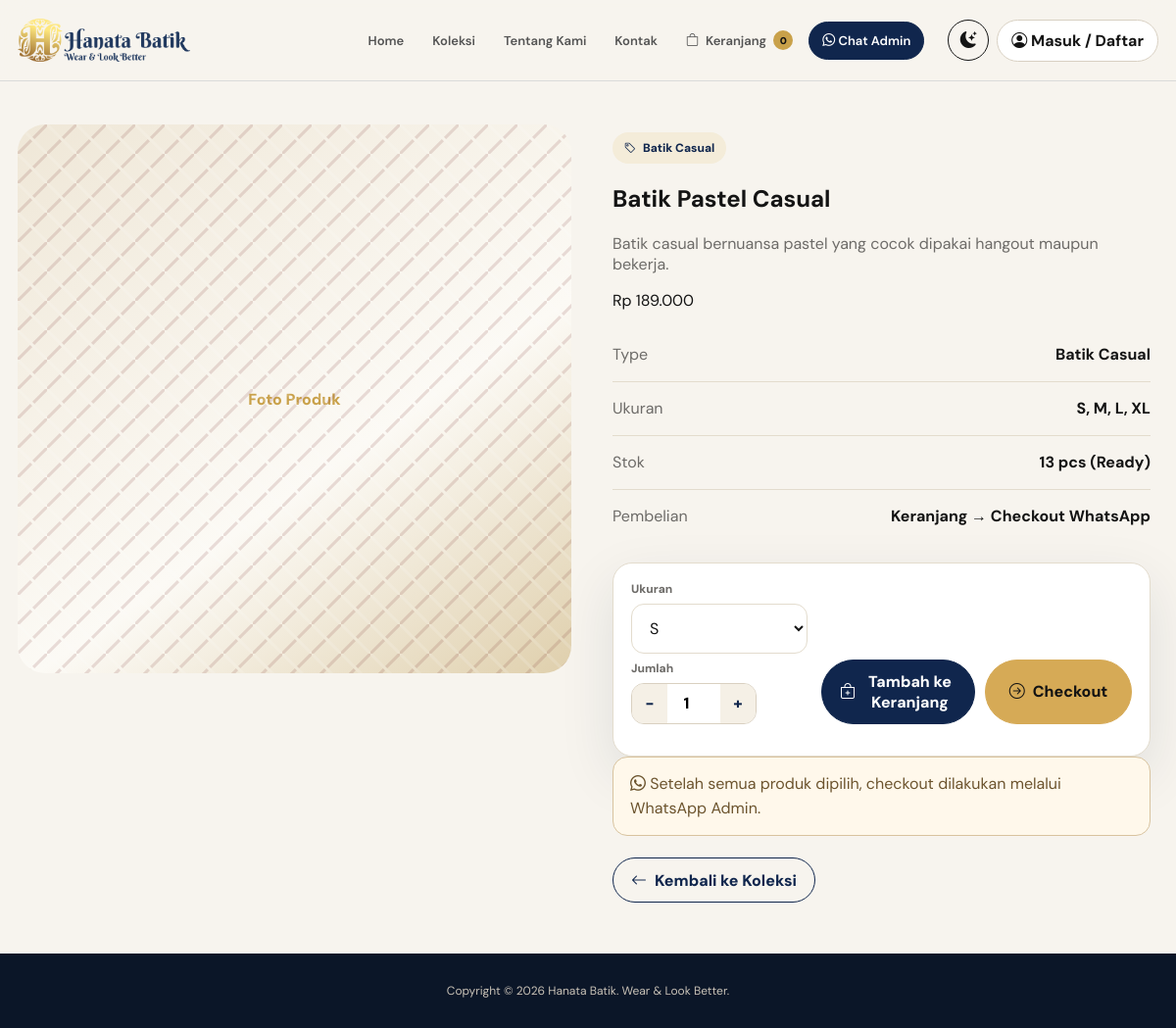
/detail.php?id=12, run on the app's committed database.
### tables this page shows
CREATE TABLE `barang` (
    `id_brg` INT NOT NULL AUTO_INCREMENT,
    `nm_brg` VARCHAR(120) NOT NULL,
    `id_type` INT NOT NULL,
    `ket` TEXT NOT NULL,
    `hrg_jual` BIGINT NOT NULL,
    `foto` VARCHAR(255) DEFAULT '',
    `status` TINYINT NOT NULL DEFAULT 1,
    `stok` INT NOT NULL DEFAULT 1,
    `ukuran` VARCHAR(30) NOT NULL DEFAULT 'S,M,L,XL',
    PRIMARY KEY (`id_brg`),
    KEY `idx_barang_type` (`id_type`),
    CONSTRAINT `fk_barang_type`
        FOREIGN KEY (`id_type`) REFERENCES `type` (`id_type`)
        ON UPDATE CASCADE ON DELETE RESTRICT
);

### includes/functions.php (called while the page is built, shortened)
<?php
require_once __DIR__ . '/../admin/config/koneksi.php';
function e($value) {
    return htmlspecialchars((string)$value, ENT_QUOTES, 'UTF-8');
}
function product_sizes($ukuran) {
    $allowed = ['S','M','L','XL'];
    $raw = preg_split('/\s*,\s*/', strtoupper(trim((string)$ukuran)), -1, PREG_SPLIT_NO_EMPTY);
    $sizes = array_values(array_intersect($allowed, $raw));
    return $sizes ?: $allowed;
}
function product_photo_url($photo) {
    $photo = trim((string)$photo);
    if ($photo === '') return '';
    $filename = basename($photo);
    return $filename;
}
?>

### admin/config/koneksi.php (called while the page is built, shortened)
<?php
if (!function_exists('rupiah')) {
    function rupiah($value) { return 'Rp '.number_format((float)$value,0,',','.'); }
}
?>

### detail.php (the view, shortened to what this page needs)
<?php
require_once __DIR__.'/includes/functions.php'; $conn=db_connect(); $id=(int)($_GET['id']??0);
$q=mysqli_query($conn,"SELECT b.*,COALESCE(t.nm_type,'-') AS nm_type FROM barang b LEFT JOIN `type` t ON t.id_type=b.id_type WHERE b.id_brg={$id} AND b.status=1 LIMIT 1");
$product=$q?mysqli_fetch_assoc($q):null; if(!$product) redirect('koleksi.php'); $stock=(int)$product['stok']; $pageTitle=$product['nm_brg'];
$availableSizes=product_sizes($product['ukuran']??'S,M,L,XL');
include __DIR__.'/includes/header.php';
?>
<section class="section"><div class="container detail"><div class="detail-img"><div class="detail-image-placeholder"><?php $photoUrl = product_photo_url($product['foto'] ?? ''); if ($photoUrl): ?><img src="<?php echo e($photoUrl); ?>" alt="<?php echo e($product['nm_brg']); ?>"><?php else: ?><span>Foto Produk</span><?php endif; ?></div></div><div class="detail-info"><span class="badge"><i class="bi bi-tag"></i> <?php echo e($product['nm_type']); ?></span><h1><?php echo e($product['nm_brg']); ?></h1><p class="muted"><?php echo e($product['ket']); ?></p><div class="price"><?php echo rupiah($product['hrg_jual']); ?></div><div class="info-list"><div class="info-row"><span>Type</span><b><?php echo e($product['nm_type']); ?></b></div><div class="info-row"><span>Ukuran</span><b><?php echo e(implode(', ',$availableSizes)); ?></b></div><div class="info-row"><span>Stok</span><b><?php echo $stock>0?$stock.' pcs (Ready)':'Habis'; ?></b></div><div class="info-row"><span>Pembelian</span><b>Keranjang → Checkout WhatsApp</b></div></div><?php if($stock>0): ?><form class="detail-buy-box" id="detailBuyForm" method="post" action="keranjang.php"><input type="hidden" name="action" value="add"><input type="hidden" name="id_brg" value="<?php echo (int)$product['id_brg']; ?>"><div class="detail-qty"><label>Ukuran</label><select class="input" name="size" required><?php foreach($availableSizes as $sz): ?><option value="<?php echo e($sz); ?>"><?php echo e($sz); ?></option><?php endforeach; ?></select><label>Jumlah</label><div class="qty-box"><button type="button" class="qty-btn" data-minus>-</button><input type="number" name="qty" value="1" min="1" max="<?php echo $stock; ?>"><button type="button" class="qty-btn" data-plus>+</button></div></div><div class="detail-buy-actions"><button class="btn btn-primary" type="button" id="addCartBtn"><i class="bi bi-bag-plus"></i> Tambah ke Keranjang</button><button class="btn btn-gold" type="submit" name="checkout_after_add" value="1"><i class="bi bi-arrow-right-circle"></i> Checkout</button></div><div class="cart-inline-status" id="cartInlineStatus" role="status" aria-live="polite"></div></form><?php else: ?><button class="btn btn-soft" disabled>Stok Habis</button><?php endif; ?><div class="pay-alert"><i class="bi bi-whatsapp"></i> Setelah semua produk dipilih, checkout dilakukan melalui WhatsApp Admin.</div><div class="card-actions"><a class="btn btn-outline" href="koleksi.php"><i class="bi bi-arrow-left"></i> Kembali ke Koleksi</a></div></div></div></section>
<?php include __DIR__.'/includes/footer.php'; ?>

### assets/css/shop.css (style rules this page uses)
:root { --bg:#fbf8f2;--card:#fff;--ink:#211f1c;--muted:#777067;--line:#e7ded0;--accent:#7b2f2f;--accent-dark:#542020;--gold:#c79b52;--soft:#f3eadc;--dark:#1b1715;--success:#2f7a53;--shadow:0 18px 45px rgba(70,43,20,.10);--radius:22px }
* { box-sizing:border-box }
html { scroll-behavior:smooth }
body { margin:0;background:var(--bg);color:var(--ink);font-family:'DM Sans',system-ui,sans-serif }
a { text-decoration:none;color:inherit }
button,input,select,textarea { font:inherit }
.container { width:min(1180px,calc(100% - 36px));margin:auto }
.btn { min-height:46px;padding:11px 18px;border-radius:999px;border:1px solid transparent;display:inline-flex;align-items:center;justify-content:center;gap:8px;font-weight:800 }
.btn-primary { background:var(--dark);color:#fff }
.btn-outline { background:transparent;border-color:var(--line);color:var(--ink) }
.section { padding:44px 0 }
.detail-image-placeholder { min-height:460px;display:grid;place-items:center;border-radius:24px;background:linear-gradient(145deg,#e8ddcd,#f6f0e5);position:relative;overflow:hidden;color:var(--accent);font-weight:800 }
.detail-image-placeholder:after { content:'';position:absolute;inset:0;opacity:.15;background-image:linear-gradient(45deg,transparent 46%,#fff 47%,#fff 53%,transparent 54%),linear-gradient(-45deg,transparent 46%,#7b2f2f 47%,#7b2f2f 53%,transparent 54%);background-size:30px 30px }
.input,.form-grid textarea,.form-grid select { width:100%;border:1px solid var(--line);background:#fff;color:var(--ink);border-radius:13px;padding:13px 14px;outline:none }
.muted { color:var(--muted) }
.info-list { display:grid;gap:0;margin-top:18px }
.info-row { display:flex;justify-content:space-between;gap:20px;padding:15px 0;border-bottom:1px solid var(--line);line-height:1.5 }
.info-row:last-child { border-bottom:0 }
.info-row span { color:var(--muted) }
.detail { display:grid;grid-template-columns:1fr 1fr;gap:34px;align-items:start }
.detail-info { padding:8px }
.badge { display:inline-flex;align-items:center;gap:7px;background:var(--soft);color:var(--accent);padding:8px 12px;border-radius:999px;font-size:12px;font-weight:800 }
.card-actions { display:flex;flex-wrap:wrap;gap:10px;margin-top:22px }
.pay-alert { padding:15px 17px;border:1px solid #d8c39f;background:#fff8eb;border-radius:15px;color:#6c542e;line-height:1.55 }
:root { --bg:#f7f4ee; --card:#ffffff; --ink:#141414; --muted:#6d6b68; --line:#e3dccd; --accent:#c9a14a; --accent-dark:#9d7a2f; --gold:#d7b45a; --navy:#0e2347; --dark:#111111; --soft:#f4ecd9; --success:#246b4d; --shadow:0 20px 55px rgba(14,35,71,.10); --radius:20px; }
body { background:var(--bg);color:var(--ink) }
.btn-primary { background:var(--navy);border-color:var(--navy) }
.btn-outline { border-color:var(--navy);color:var(--navy);background:transparent }
.product-image-placeholder,.category-pattern,.detail-image-placeholder { background:linear-gradient(145deg,#efe7d7,#fcfaf5 60%,#dfcfac) }
.product-image-placeholder em,.badge { color:var(--navy) }
.detail-image-placeholder { position:relative;min-height:560px;border-radius:28px;overflow:hidden;display:grid;place-items:center }
.detail-buy-box { display:grid;grid-template-columns:minmax(150px,180px) minmax(0,1fr);gap:14px;align-items:end;margin-top:20px;padding:18px;border:1px solid var(--line);border-radius:20px;background:var(--card);box-shadow:var(--shadow) }
.detail-qty { display:grid;gap:7px }
.detail-qty .input { width:100% }
.detail-buy-actions { display:grid;grid-template-columns:1fr 150px;gap:10px }
.detail-buy-actions .btn { width:100% }
.btn-gold { background:var(--gold);border-color:var(--gold);color:#131313 }
.detail-qty label { font-size:12px;font-weight:800;color:var(--muted) }
.qty-box { display:flex;align-items:center;border:1px solid #d9d0c0;border-radius:13px;overflow:hidden;background:#fff;width:max-content }
.qty-btn { width:36px;height:40px;border:0;background:#f5f0e6;color:var(--navy);font-weight:900;cursor:pointer }
.qty-box input { width:54px;height:40px;border:0;text-align:center;font-weight:800;outline:0 }
:root { --navy:#10264d; --navy-2:#173766; --gold:#d6aa56; --gold-bright:#f1d88f; }

### data on the page
barang: nm_brg "Batik Pastel Casual", ket "Batik casual bernuansa pastel yang cocok dipakai hangout maupun bekerja.", hrg_jual "Rp 189.000", ukuran "S, M, L, XL", stok "13", size "S"

### other printed values
cart_count() "0"
$product['nm_type'] "Batik Casual"
